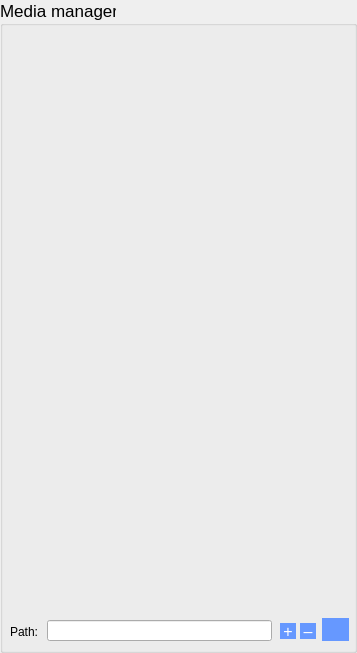
         <widget class="QGroupBox" name="mMediaBox">
          <property name="geometry">
           <rect>
            <x>757</x>
            <y>-2</y>
            <width>357</width>
            <height>653</height>
           </rect>
          </property>
          <property name="font">
           <font>
            <family>Arial</family>
            <pointsize>13</pointsize>
            <bold>false</bold>
           </font>
          </property>
          <property name="cursor">
           <cursorShape>ArrowCursor</cursorShape>
          </property>
          <property name="mouseTracking">
           <bool>true</bool>
          </property>
          <property name="toolTip">
           <string>Default directory where media files are located</string>
          </property>
          <property name="styleSheet">
           <string notr="true">QToolButton {
	background: #6698FF;
	color: white;
	border: 1px solid #6698FF;
}

QToolButton:pressed {
	border: 2px outset #1E90FF;
}
</string>
          </property>
          <property name="title">
           <string>Media manager</string>
          </property>
          <widget class="QLabel" name="label_22">
           <property name="geometry">
            <rect>
             <x>10</x>
             <y>622</y>
             <width>36</width>
             <height>20</height>
            </rect>
           </property>
           <property name="text">
            <string>Path:</string>
           </property>
          </widget>
          <widget class="QLineEdit" name="mMediaPath">
           <property name="geometry">
            <rect>
             <x>47</x>
             <y>620</y>
             <width>225</width>
             <height>21</height>
            </rect>
           </property>
           <property name="font">
            <font>
             <pointsize>8</pointsize>
            </font>
           </property>
           <property name="toolTip">
            <string>Default directory where media files are stored.
Type in field to change.</string>
           </property>
           <property name="layoutDirection">
            <enum>Qt::LeftToRight</enum>
           </property>
          </widget>
          <widget class="QToolButton" name="mPlaySoundBtn">
           <property name="geometry">
            <rect>
             <x>322</x>
             <y>618</y>
             <width>27</width>
             <height>23</height>
            </rect>
           </property>
           <property name="toolTip">
            <string>play recording</string>
           </property>
           <property name="text">
            <string/>
           </property>
          </widget>
          <widget class="QToolButton" name="mAddMediaBtn">
           <property name="geometry">
            <rect>
             <x>280</x>
             <y>623</y>
             <width>16</width>
             <height>16</height>
            </rect>
           </property>
           <property name="font">
            <font>
             <pointsize>12</pointsize>
             <bold>false</bold>
            </font>
           </property>
           <property name="toolTip">
            <string>add media file</string>
           </property>
           <property name="autoFillBackground">
            <bool>false</bool>
           </property>
           <property name="styleSheet">
            <string notr="true"/>
           </property>
           <property name="text">
            <string>+</string>
           </property>
           <property name="toolButtonStyle">
            <enum>Qt::ToolButtonTextOnly</enum>
           </property>
           <property name="autoRaise">
            <bool>true</bool>
           </property>
          </widget>
          <widget class="QToolButton" name="mDelMediaBtn">
           <property name="geometry">
            <rect>
             <x>300</x>
             <y>623</y>
             <width>16</width>
             <height>16</height>
            </rect>
           </property>
           <property name="font">
            <font>
             <pointsize>12</pointsize>
             <bold>false</bold>
            </font>
           </property>
           <property name="toolTip">
            <string>delete media file</string>
           </property>
           <property name="styleSheet">
            <string notr="true"/>
           </property>
           <property name="text">
            <string>–</string>
           </property>
           <property name="toolButtonStyle">
            <enum>Qt::ToolButtonTextOnly</enum>
           </property>
           <property name="autoRaise">
            <bool>true</bool>
           </property>
          </widget>
         </widget>
